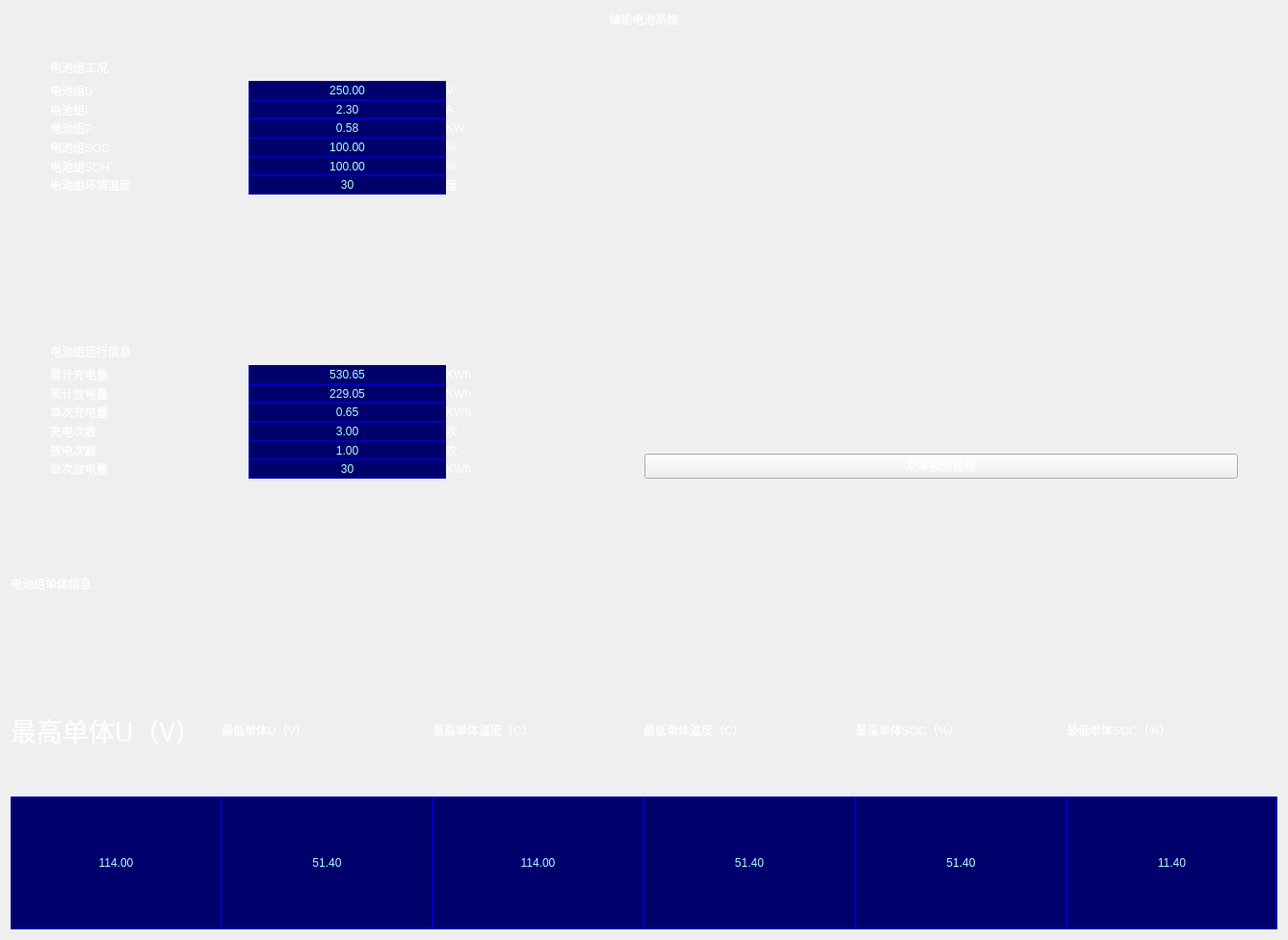
<?xml version="1.0" encoding="UTF-8"?>
<ui version="4.0">
 <class>Form</class>
 <widget class="QWidget" name="Form">
  <property name="geometry">
   <rect>
    <x>0</x>
    <y>0</y>
    <width>1337</width>
    <height>976</height>
   </rect>
  </property>
  <property name="windowTitle">
   <string>Form</string>
  </property>
  <property name="styleSheet">
   <string notr="true">font: 20pt &quot;Microsoft YaHei&quot;;
</string>
  </property>
  <layout class="QVBoxLayout" name="verticalLayout_18">
   <item>
    <widget class="QLabel" name="label">
     <property name="styleSheet">
      <string notr="true">
color: rgb(255, 255, 255);</string>
     </property>
     <property name="text">
      <string>储能电池系统</string>
     </property>
     <property name="alignment">
      <set>Qt::AlignCenter</set>
     </property>
    </widget>
   </item>
   <item>
    <widget class="QLabel" name="label_55">
     <property name="text">
      <string/>
     </property>
    </widget>
   </item>
   <item>
    <layout class="QHBoxLayout" name="horizontalLayout_5" stretch="1,30,1">
     <property name="spacing">
      <number>0</number>
     </property>
     <item>
      <widget class="QLabel" name="label_53">
       <property name="text">
        <string/>
       </property>
      </widget>
     </item>
     <item>
      <layout class="QHBoxLayout" name="horizontalLayout_4">
       <item>
        <layout class="QVBoxLayout" name="verticalLayout_16">
         <item>
          <layout class="QVBoxLayout" name="verticalLayout_4" stretch="3,12">
           <item>
            <widget class="QLabel" name="label_2">
             <property name="styleSheet">
              <string notr="true">

color:white;
</string>
             </property>
             <property name="text">
              <string>电池组工况</string>
             </property>
            </widget>
           </item>
           <item>
            <layout class="QHBoxLayout" name="horizontalLayout">
             <property name="spacing">
              <number>0</number>
             </property>
             <item>
              <layout class="QVBoxLayout" name="verticalLayout">
               <property name="spacing">
                <number>0</number>
               </property>
               <item>
                <widget class="QLabel" name="label_3">
                 <property name="styleSheet">
                  <string notr="true">

color:white;</string>
                 </property>
                 <property name="text">
                  <string>电池组U</string>
                 </property>
                </widget>
               </item>
               <item>
                <widget class="QLabel" name="label_4">
                 <property name="styleSheet">
                  <string notr="true">

color:white;</string>
                 </property>
                 <property name="text">
                  <string>电池组I</string>
                 </property>
                </widget>
               </item>
               <item>
                <widget class="QLabel" name="label_5">
                 <property name="styleSheet">
                  <string notr="true">

color:white;</string>
                 </property>
                 <property name="text">
                  <string>电池组P</string>
                 </property>
                </widget>
               </item>
               <item>
                <widget class="QLabel" name="label_6">
                 <property name="styleSheet">
                  <string notr="true">

color:white;</string>
                 </property>
                 <property name="text">
                  <string>电池组SOC</string>
                 </property>
                </widget>
               </item>
               <item>
                <widget class="QLabel" name="label_7">
                 <property name="styleSheet">
                  <string notr="true">

color:white;</string>
                 </property>
                 <property name="text">
                  <string>电池组SOH</string>
                 </property>
                </widget>
               </item>
               <item>
                <widget class="QLabel" name="label_8">
                 <property name="styleSheet">
                  <string notr="true">

color:white;</string>
                 </property>
                 <property name="text">
                  <string>电池组环境温度</string>
                 </property>
                </widget>
               </item>
              </layout>
             </item>
             <item>
              <layout class="QVBoxLayout" name="verticalLayout_2">
               <property name="spacing">
                <number>0</number>
               </property>
               <item>
                <widget class="QLabel" name="data1">
                 <property name="styleSheet">
                  <string notr="true">
color: rgb(170, 255, 255);
border-width:0.5px;
border-style:solid;
border-color:rgb(0, 0, 190);
background-color:rgb(0, 0, 109);</string>
                 </property>
                 <property name="text">
                  <string>250.00</string>
                 </property>
                 <property name="alignment">
                  <set>Qt::AlignCenter</set>
                 </property>
                </widget>
               </item>
               <item>
                <widget class="QLabel" name="data2">
                 <property name="styleSheet">
                  <string notr="true">
color: rgb(170, 255, 255);
border-width:0.5px;
border-style:solid;
border-color:rgb(0, 0, 190);
background-color:rgb(0, 0, 109);</string>
                 </property>
                 <property name="text">
                  <string>2.30</string>
                 </property>
                 <property name="alignment">
                  <set>Qt::AlignCenter</set>
                 </property>
                </widget>
               </item>
               <item>
                <widget class="QLabel" name="data3">
                 <property name="styleSheet">
                  <string notr="true">
color: rgb(170, 255, 255);
border-width:0.5px;
border-style:solid;
border-color:rgb(0, 0, 190);
background-color:rgb(0, 0, 109);</string>
                 </property>
                 <property name="text">
                  <string>0.58</string>
                 </property>
                 <property name="alignment">
                  <set>Qt::AlignCenter</set>
                 </property>
                </widget>
               </item>
               <item>
                <widget class="QLabel" name="data4">
                 <property name="styleSheet">
                  <string notr="true">
color: rgb(170, 255, 255);
border-width:0.5px;
border-style:solid;
border-color:rgb(0, 0, 190);
background-color:rgb(0, 0, 109);</string>
                 </property>
                 <property name="text">
                  <string>100.00</string>
                 </property>
                 <property name="alignment">
                  <set>Qt::AlignCenter</set>
                 </property>
                </widget>
               </item>
               <item>
                <widget class="QLabel" name="data5">
                 <property name="styleSheet">
                  <string notr="true">
color: rgb(170, 255, 255);
border-width:0.5px;
border-style:solid;
border-color:rgb(0, 0, 190);
background-color:rgb(0, 0, 109);</string>
                 </property>
                 <property name="text">
                  <string>100.00</string>
                 </property>
                 <property name="alignment">
                  <set>Qt::AlignCenter</set>
                 </property>
                </widget>
               </item>
               <item>
                <widget class="QLabel" name="data6">
                 <property name="styleSheet">
                  <string notr="true">
color: rgb(170, 255, 255);
border-width:0.5px;
border-style:solid;
border-color:rgb(0, 0, 190);
background-color:rgb(0, 0, 109);</string>
                 </property>
                 <property name="text">
                  <string>30</string>
                 </property>
                 <property name="alignment">
                  <set>Qt::AlignCenter</set>
                 </property>
                </widget>
               </item>
              </layout>
             </item>
             <item>
              <layout class="QVBoxLayout" name="verticalLayout_3">
               <property name="spacing">
                <number>0</number>
               </property>
               <item>
                <widget class="QLabel" name="label_15">
                 <property name="styleSheet">
                  <string notr="true">
color:white;</string>
                 </property>
                 <property name="text">
                  <string>V</string>
                 </property>
                </widget>
               </item>
               <item>
                <widget class="QLabel" name="label_16">
                 <property name="styleSheet">
                  <string notr="true">
color:white;</string>
                 </property>
                 <property name="text">
                  <string>A</string>
                 </property>
                </widget>
               </item>
               <item>
                <widget class="QLabel" name="label_17">
                 <property name="styleSheet">
                  <string notr="true">
color:white;</string>
                 </property>
                 <property name="text">
                  <string>KW</string>
                 </property>
                </widget>
               </item>
               <item>
                <widget class="QLabel" name="label_18">
                 <property name="styleSheet">
                  <string notr="true">
color:white;</string>
                 </property>
                 <property name="text">
                  <string>%</string>
                 </property>
                </widget>
               </item>
               <item>
                <widget class="QLabel" name="label_19">
                 <property name="styleSheet">
                  <string notr="true">
color:white;</string>
                 </property>
                 <property name="text">
                  <string>%</string>
                 </property>
                </widget>
               </item>
               <item>
                <widget class="QLabel" name="label_20">
                 <property name="styleSheet">
                  <string notr="true">
color:white;</string>
                 </property>
                 <property name="text">
                  <string>度</string>
                 </property>
                </widget>
               </item>
              </layout>
             </item>
            </layout>
           </item>
          </layout>
         </item>
         <item>
          <spacer name="verticalSpacer_2">
           <property name="orientation">
            <enum>Qt::Vertical</enum>
           </property>
           <property name="sizeHint" stdset="0">
            <size>
             <width>20</width>
             <height>40</height>
            </size>
           </property>
          </spacer>
         </item>
         <item>
          <layout class="QVBoxLayout" name="verticalLayout_5" stretch="3,12">
           <item>
            <widget class="QLabel" name="label_21">
             <property name="styleSheet">
              <string notr="true">
color:white;</string>
             </property>
             <property name="text">
              <string>电池组运行信息</string>
             </property>
            </widget>
           </item>
           <item>
            <layout class="QHBoxLayout" name="horizontalLayout_2">
             <property name="spacing">
              <number>0</number>
             </property>
             <item>
              <layout class="QVBoxLayout" name="verticalLayout_6">
               <property name="spacing">
                <number>0</number>
               </property>
               <item>
                <widget class="QLabel" name="label_22">
                 <property name="styleSheet">
                  <string notr="true">
color:white;</string>
                 </property>
                 <property name="text">
                  <string>累计充电量</string>
                 </property>
                </widget>
               </item>
               <item>
                <widget class="QLabel" name="label_23">
                 <property name="styleSheet">
                  <string notr="true">
color:white;</string>
                 </property>
                 <property name="text">
                  <string>累计放电量</string>
                 </property>
                </widget>
               </item>
               <item>
                <widget class="QLabel" name="label_24">
                 <property name="styleSheet">
                  <string notr="true">
color:white;</string>
                 </property>
                 <property name="text">
                  <string>单次充电量</string>
                 </property>
                </widget>
               </item>
               <item>
                <widget class="QLabel" name="label_25">
                 <property name="styleSheet">
                  <string notr="true">
color:white;</string>
                 </property>
                 <property name="text">
                  <string>充电次数</string>
                 </property>
                </widget>
               </item>
               <item>
                <widget class="QLabel" name="label_26">
                 <property name="styleSheet">
                  <string notr="true">
color:white;</string>
                 </property>
                 <property name="text">
                  <string>放电次数</string>
                 </property>
                </widget>
               </item>
               <item>
                <widget class="QLabel" name="label_27">
                 <property name="styleSheet">
                  <string notr="true">
color:white;</string>
                 </property>
                 <property name="text">
                  <string>单次放电量</string>
                 </property>
                </widget>
               </item>
              </layout>
             </item>
             <item>
              <layout class="QVBoxLayout" name="verticalLayout_7">
               <property name="spacing">
                <number>0</number>
               </property>
               <item>
                <widget class="QLabel" name="data7">
                 <property name="styleSheet">
                  <string notr="true">
color: rgb(170, 255, 255);
border-width:0.5px;
border-style:solid;
border-color:rgb(0, 0, 190);
background-color:rgb(0, 0, 109);</string>
                 </property>
                 <property name="text">
                  <string>530.65</string>
                 </property>
                 <property name="alignment">
                  <set>Qt::AlignCenter</set>
                 </property>
                </widget>
               </item>
               <item>
                <widget class="QLabel" name="data8">
                 <property name="styleSheet">
                  <string notr="true">
color: rgb(170, 255, 255);
border-width:0.5px;
border-style:solid;
border-color:rgb(0, 0, 190);
background-color:rgb(0, 0, 109);</string>
                 </property>
                 <property name="text">
                  <string>229.05</string>
                 </property>
                 <property name="alignment">
                  <set>Qt::AlignCenter</set>
                 </property>
                </widget>
               </item>
               <item>
                <widget class="QLabel" name="data9">
                 <property name="styleSheet">
                  <string notr="true">
color: rgb(170, 255, 255);
border-width:0.5px;
border-style:solid;
border-color:rgb(0, 0, 190);
background-color:rgb(0, 0, 109);</string>
                 </property>
                 <property name="text">
                  <string>0.65</string>
                 </property>
                 <property name="alignment">
                  <set>Qt::AlignCenter</set>
                 </property>
                </widget>
               </item>
               <item>
                <widget class="QLabel" name="data10">
                 <property name="styleSheet">
                  <string notr="true">
color: rgb(170, 255, 255);
border-width:0.5px;
border-style:solid;
border-color:rgb(0, 0, 190);
background-color:rgb(0, 0, 109);</string>
                 </property>
                 <property name="text">
                  <string>3.00</string>
                 </property>
                 <property name="alignment">
                  <set>Qt::AlignCenter</set>
                 </property>
                </widget>
               </item>
               <item>
                <widget class="QLabel" name="data11">
                 <property name="styleSheet">
                  <string notr="true">
color: rgb(170, 255, 255);
border-width:0.5px;
border-style:solid;
border-color:rgb(0, 0, 190);
background-color:rgb(0, 0, 109);</string>
                 </property>
                 <property name="text">
                  <string>1.00</string>
                 </property>
                 <property name="alignment">
                  <set>Qt::AlignCenter</set>
                 </property>
                </widget>
               </item>
               <item>
                <widget class="QLabel" name="data12">
                 <property name="styleSheet">
                  <string notr="true">
color: rgb(170, 255, 255);
border-width:0.5px;
border-style:solid;
border-color:rgb(0, 0, 190);
background-color:rgb(0, 0, 109);</string>
                 </property>
                 <property name="text">
                  <string>30</string>
                 </property>
                 <property name="alignment">
                  <set>Qt::AlignCenter</set>
                 </property>
                </widget>
               </item>
              </layout>
             </item>
             <item>
              <layout class="QVBoxLayout" name="verticalLayout_8">
               <property name="spacing">
                <number>0</number>
               </property>
               <item>
                <widget class="QLabel" name="label_34">
                 <property name="styleSheet">
                  <string notr="true">
color:white;</string>
                 </property>
                 <property name="text">
                  <string>KWh</string>
                 </property>
                </widget>
               </item>
               <item>
                <widget class="QLabel" name="label_35">
                 <property name="styleSheet">
                  <string notr="true">
color:white;</string>
                 </property>
                 <property name="text">
                  <string>KWh</string>
                 </property>
                </widget>
               </item>
               <item>
                <widget class="QLabel" name="label_36">
                 <property name="styleSheet">
                  <string notr="true">
color:white;</string>
                 </property>
                 <property name="text">
                  <string>KWh</string>
                 </property>
                </widget>
               </item>
               <item>
                <widget class="QLabel" name="label_37">
                 <property name="styleSheet">
                  <string notr="true">
color:white;</string>
                 </property>
                 <property name="text">
                  <string>次</string>
                 </property>
                </widget>
               </item>
               <item>
                <widget class="QLabel" name="label_38">
                 <property name="styleSheet">
                  <string notr="true">
color:white;</string>
                 </property>
                 <property name="text">
                  <string>次</string>
                 </property>
                </widget>
               </item>
               <item>
                <widget class="QLabel" name="label_39">
                 <property name="styleSheet">
                  <string notr="true">
color:white;</string>
                 </property>
                 <property name="text">
                  <string>KWh</string>
                 </property>
                </widget>
               </item>
              </layout>
             </item>
            </layout>
           </item>
          </layout>
         </item>
        </layout>
       </item>
       <item>
        <layout class="QVBoxLayout" name="verticalLayout_17" stretch="9,0">
         <property name="spacing">
          <number>0</number>
         </property>
         <item>
          <widget class="QLabel" name="PHOTO">
           <property name="styleSheet">
            <string notr="true">font: 20pt &quot;MS Shell Dlg 2&quot;;</string>
           </property>
           <property name="text">
            <string/>
           </property>
          </widget>
         </item>
         <item>
          <widget class="QPushButton" name="pushButton">
           <property name="styleSheet">
            <string notr="true">color: rgb(255, 255, 255);
</string>
           </property>
           <property name="text">
            <string>功率预测曲线</string>
           </property>
          </widget>
         </item>
        </layout>
       </item>
      </layout>
     </item>
     <item>
      <widget class="QLabel" name="label_54">
       <property name="text">
        <string/>
       </property>
      </widget>
     </item>
    </layout>
   </item>
   <item>
    <widget class="QLabel" name="label_56">
     <property name="text">
      <string/>
     </property>
    </widget>
   </item>
   <item>
    <layout class="QVBoxLayout" name="verticalLayout_15" stretch="3,5">
     <property name="spacing">
      <number>0</number>
     </property>
     <item>
      <widget class="QLabel" name="label_40">
       <property name="styleSheet">
        <string notr="true">
color:white;</string>
       </property>
       <property name="text">
        <string>电池组单体信息</string>
       </property>
      </widget>
     </item>
     <item>
      <layout class="QHBoxLayout" name="horizontalLayout_3">
       <property name="spacing">
        <number>0</number>
       </property>
       <item>
        <layout class="QVBoxLayout" name="verticalLayout_9">
         <property name="spacing">
          <number>0</number>
         </property>
         <item>
          <widget class="QLabel" name="label_41">
           <property name="font">
            <font>
             <family>Microsoft YaHei</family>
             <pointsize>20</pointsize>
             <weight>50</weight>
             <italic>false</italic>
             <bold>false</bold>
            </font>
           </property>
           <property name="styleSheet">
            <string notr="true">
color:white;</string>
           </property>
           <property name="text">
            <string>最高单体U（V）</string>
           </property>
          </widget>
         </item>
         <item>
          <widget class="QLabel" name="data13">
           <property name="styleSheet">
            <string notr="true">

color: rgb(170, 255, 255);
border-width:0.5px;
border-style:solid;
border-color:rgb(0, 0, 190);
background-color:rgb(0, 0, 109);</string>
           </property>
           <property name="text">
            <string>114.00</string>
           </property>
           <property name="alignment">
            <set>Qt::AlignCenter</set>
           </property>
          </widget>
         </item>
        </layout>
       </item>
       <item>
        <layout class="QVBoxLayout" name="verticalLayout_10">
         <property name="spacing">
          <number>0</number>
         </property>
         <item>
          <widget class="QLabel" name="label_42">
           <property name="styleSheet">
            <string notr="true">
color:white;</string>
           </property>
           <property name="text">
            <string>最低单体U（V）</string>
           </property>
          </widget>
         </item>
         <item>
          <widget class="QLabel" name="data14">
           <property name="styleSheet">
            <string notr="true">

color: rgb(170, 255, 255);
border-width:0.5px;
border-style:solid;
border-color:rgb(0, 0, 190);
background-color:rgb(0, 0, 109);</string>
           </property>
           <property name="text">
            <string>51.40</string>
           </property>
           <property name="alignment">
            <set>Qt::AlignCenter</set>
           </property>
          </widget>
         </item>
        </layout>
       </item>
       <item>
        <layout class="QVBoxLayout" name="verticalLayout_11">
         <property name="spacing">
          <number>0</number>
         </property>
         <item>
          <widget class="QLabel" name="label_43">
           <property name="styleSheet">
            <string notr="true">
color:white;</string>
           </property>
           <property name="text">
            <string>最高单体温度（C）</string>
           </property>
          </widget>
         </item>
         <item>
          <widget class="QLabel" name="data15">
           <property name="styleSheet">
            <string notr="true">

color: rgb(170, 255, 255);
border-width:0.5px;
border-style:solid;
border-color:rgb(0, 0, 190);
background-color:rgb(0, 0, 109);</string>
           </property>
           <property name="text">
            <string>114.00</string>
           </property>
           <property name="alignment">
            <set>Qt::AlignCenter</set>
           </property>
          </widget>
         </item>
        </layout>
       </item>
       <item>
        <layout class="QVBoxLayout" name="verticalLayout_12">
         <property name="spacing">
          <number>0</number>
         </property>
         <item>
          <widget class="QLabel" name="label_44">
           <property name="styleSheet">
            <string notr="true">
color:white;</string>
           </property>
           <property name="text">
            <string>最低单体温度（C）</string>
           </property>
          </widget>
         </item>
         <item>
          <widget class="QLabel" name="data16">
           <property name="styleSheet">
            <string notr="true">

color: rgb(170, 255, 255);
border-width:0.5px;
border-style:solid;
border-color:rgb(0, 0, 190);
background-color:rgb(0, 0, 109);</string>
           </property>
           <property name="text">
            <string>51.40</string>
           </property>
           <property name="alignment">
            <set>Qt::AlignCenter</set>
           </property>
          </widget>
         </item>
        </layout>
       </item>
       <item>
        <layout class="QVBoxLayout" name="verticalLayout_13">
         <property name="spacing">
          <number>0</number>
         </property>
         <item>
          <widget class="QLabel" name="label_45">
           <property name="styleSheet">
            <string notr="true">
color:white;</string>
           </property>
           <property name="text">
            <string>最高单体SOC（%）</string>
           </property>
          </widget>
         </item>
         <item>
          <widget class="QLabel" name="data17">
           <property name="styleSheet">
            <string notr="true">

color: rgb(170, 255, 255);
border-width:0.5px;
border-style:solid;
border-color:rgb(0, 0, 190);
background-color:rgb(0, 0, 109);</string>
           </property>
           <property name="text">
            <string>51.40</string>
           </property>
           <property name="alignment">
            <set>Qt::AlignCenter</set>
           </property>
          </widget>
         </item>
        </layout>
       </item>
       <item>
        <layout class="QVBoxLayout" name="verticalLayout_14">
         <property name="spacing">
          <number>0</number>
         </property>
         <item>
          <widget class="QLabel" name="label_46">
           <property name="styleSheet">
            <string notr="true">
color:white;</string>
           </property>
           <property name="text">
            <string>最低单体SOC（%）</string>
           </property>
          </widget>
         </item>
         <item>
          <widget class="QLabel" name="data18">
           <property name="styleSheet">
            <string notr="true">

color: rgb(170, 255, 255);
border-width:0.5px;
border-style:solid;
border-color:rgb(0, 0, 190);
background-color:rgb(0, 0, 109);</string>
           </property>
           <property name="text">
            <string>11.40</string>
           </property>
           <property name="alignment">
            <set>Qt::AlignCenter</set>
           </property>
          </widget>
         </item>
        </layout>
       </item>
      </layout>
     </item>
    </layout>
   </item>
  </layout>
 </widget>
 <resources/>
 <connections/>
</ui>
